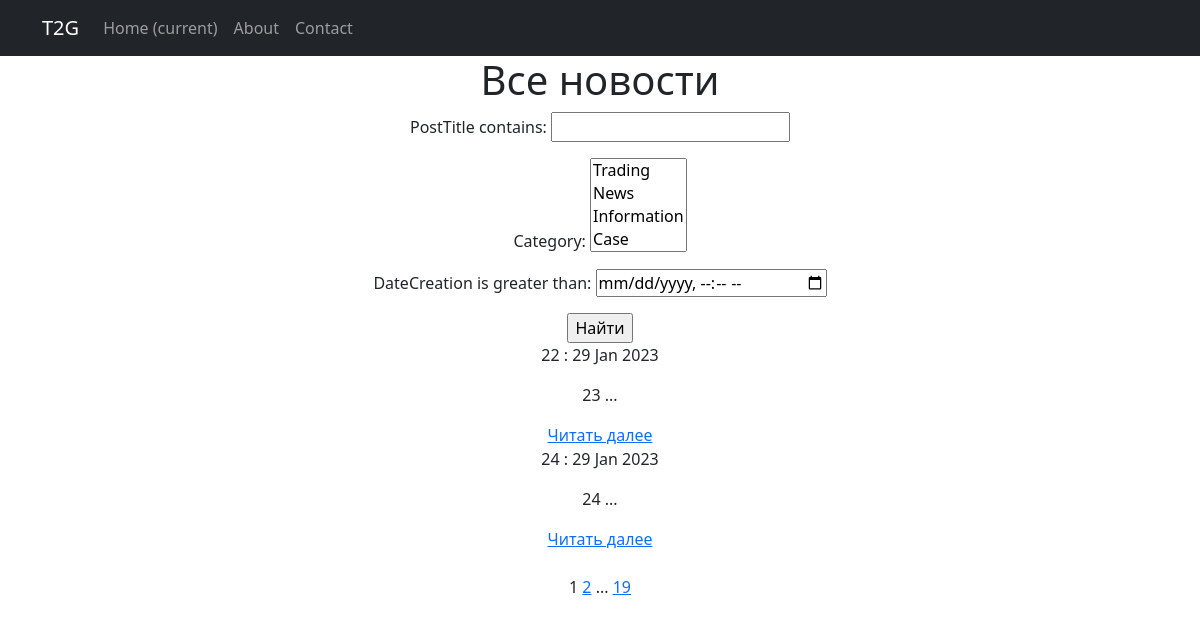
Page /news/newslist/ on the committed database.
### NewsPortal/models.py (models this page shows, shortened)
class Post(models.Model): #post
    author = models.ForeignKey(Author,on_delete=models.CASCADE)
    NEWS = 'NW'
    ARTICLE = 'AR'
    POST = 'PST'
    CASES = 'CS'
    CATEGORY_CHOICES = (
        (NEWS, 'Новость'),
        (ARTICLE, 'Статья'),
        (POST, 'Пост'),
        (CASES, 'Кейс')
    )
    categoryType = models.CharField(max_length= 4, choices=CATEGORY_CHOICES, default=POST )
    dateCreation = models.DateTimeField(auto_now_add=True)
    postCategory = models.ManyToManyField(Category, through='PostCategory') #связь many2many с классом PostCategory
    postTitle = models.CharField(max_length = 255)
    postText = models.TextField()
    postRating = models.SmallIntegerField(default=0) #rating из класса автор
    slug = models.SlugField(max_length=128, unique=True, null=True)
    def get_absolute_url(self):
        return reverse('postDetail', kwargs = {'pk' : self.pk})
    def preview(self):
        return f'{self.postText[0:100]}{" ..."}' #форматирование лучший вариант нежели просто конкатенация

### NewsPortal/views.py (the view)
# urls.py: path('newslist/', getNews.as_view(), name='newslist'),
class getNews(ListView):
    model = Post
    ordering = 'postTitle'
    template_name = 'newslist.html'
    context_object_name = 'Posts'
    paginate_by = 2  # вот так мы можем указать количество записей на странице
    def get_queryset(self):
       queryset = super().get_queryset()
       self.filterset = PostFilter(self.request.GET, queryset)
       return self.filterset.qs
    def get_context_data(self, **kwargs):
       context = super().get_context_data(**kwargs)
       context['filterset'] = self.filterset
       return context

### NewsPortal/models.py (called while the page is built)
    def __str__(self):
        return self.name

### NewsPortal/templatetags/custom_filters.py (called while the page is built)
@register.filter()
def censor(token):
    forbidden_words = ["Art", "трейдинг", "drug", "casino",]
    pat = re.compile("|".join(re.escape(w) for w in forbidden_words), flags=re.I)
    return pat.sub(lambda g: "*" * len(g.group(0)), token)

### NewsPortal/templatetags/custom_tags.py (called while the page is built)
@register.simple_tag(takes_context=True)
def url_replace(context, **kwargs):
   d = context['request'].GET.copy()
   for k, v in kwargs.items():
       d[k] = v
   return d.urlencode()

### templates/news/newslist.html (shortened to what this page needs)
{% extends 'flatpages/default.html' %}
{% load custom_filters %}
{% load custom_tags %}
{% block content %}
    <h1>Все новости</h1>
    <form action="" method="get">
        {{ filterset.form.as_p }}
        <input type="submit" value="Найти" />
    </form
    <hr>
    {% for post in Posts %}
        <p>{{ post.postTitle|censor }} : {{post.dateCreation|date:'d M Y'}}<p>
        <p>{{ post.preview|censor}}    </p>
        <a href ="{{post.get_absolute_url }}"> Читать далее</a>
    {% endfor %}
   <br>
   <br>
   {{ page_obj.number }}
   {% if page_obj.has_next %}
       <a href="?{% url_replace page=page_obj.next_page_number %}">{{ page_obj.next_page_number }}</a>
       {% if paginator.num_pages != page_obj.next_page_number %}
           ...
           <a href="?{% url_replace page=page_obj.paginator.num_pages %}">{{ page_obj.paginator.num_pages }}</a>
       {% endif %}
   {% endif %}
{% endblock content %}

### rows in the picture
Post: postTitle|censor "22", dateCreation "29 Jan 2023", preview|censor "23 ..."
Post: postTitle|censor "24", dateCreation "29 Jan 2023", preview|censor "24 ..."

### other values in the picture
{{ page_obj.number }} "1"
{{ page_obj.next_page_number }} "2"
{{ page_obj.paginator.num_pages }} "19"
